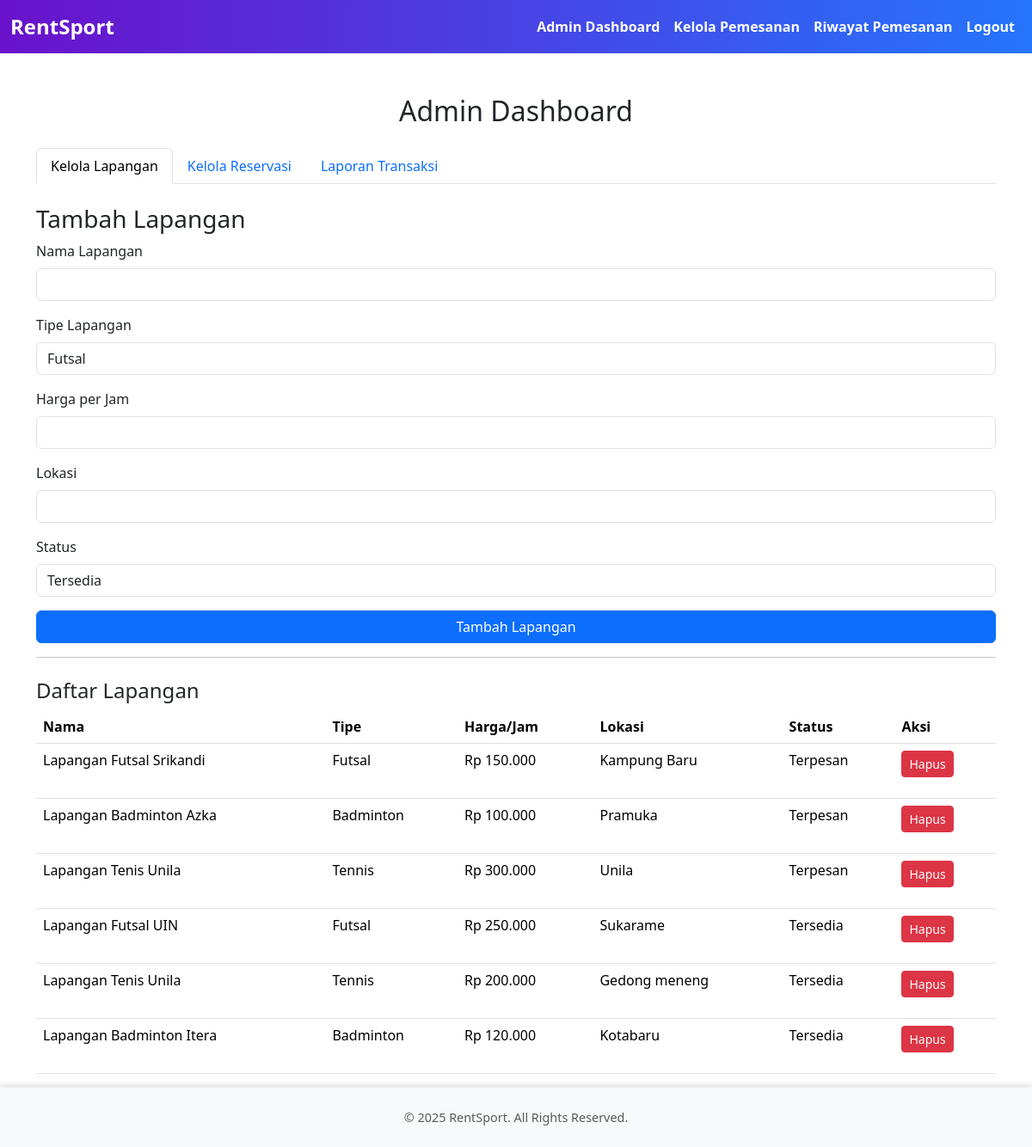
Screenshot of /views/admin_dashboard.php (signed in) with the database file from the repository.
### tables this page shows
CREATE TABLE `fields` (
  `id` int NOT NULL AUTO_INCREMENT,
  `nama` varchar(100) NOT NULL,
  `tipe` enum('futsal','badminton','tennis') NOT NULL,
  `harga_per_jam` decimal(10,2) NOT NULL,
  `lokasi` varchar(100) DEFAULT NULL,
  `status` enum('tersedia','terpesan') DEFAULT 'tersedia',
  `created_at` timestamp NULL DEFAULT CURRENT_TIMESTAMP,
  PRIMARY KEY (`id`)
);

### views/admin_dashboard.php (the view, shortened to what this page needs)
<?php
require_once '../config/db.php';
$query = "SELECT * FROM fields";
$stmt = $pdo->prepare($query);
$stmt->execute();
$fields = $stmt->fetchAll();
require_once 'includes/header.php';
?>
<!DOCTYPE html>
<html lang="id">
<head>
    <link href="https://cdn.jsdelivr.net/npm/bootstrap@5.3.3/dist/css/bootstrap.min.css" rel="stylesheet">
</head>
<body>
<div class="container mt-5">
    <h2 class="text-center">Admin Dashboard</h2>
    <ul class="nav nav-tabs mt-4" id="adminTab" role="tablist">
        <li class="nav-item">
            <a class="nav-link active" id="manageFieldsTab" data-bs-toggle="tab" href="#manageFields" role="tab">Kelola Lapangan</a>
        </li>
        <li class="nav-item">
            <a class="nav-link" id="manageReservationsTab" data-bs-toggle="tab" href="#manageReservations" role="tab">Kelola Reservasi</a>
        </li>
        <li class="nav-item">
            <a class="nav-link" id="viewTransactionsTab" data-bs-toggle="tab" href="#viewTransactions" role="tab">Laporan Transaksi</a>
        </li>
    </ul>
    <div class="tab-content" id="adminTabContent">
        <div class="tab-pane fade show active" id="manageFields" role="tabpanel">
            <h3 class="mt-4">Tambah Lapangan</h3>
            <form method="POST" action="admin_dashboard.php">
                <div class="mb-3">
                    <label for="nama" class="form-label">Nama Lapangan</label>
                    <input type="text" class="form-control" id="nama" name="nama" required>
                </div>
                <div class="mb-3">
                    <label for="tipe" class="form-label">Tipe Lapangan</label>
                    <select class="form-control" id="tipe" name="tipe" required>
                        <option value="futsal">Futsal</option>
                    </select>
                </div>
                <div class="mb-3">
                    <label for="harga_per_jam" class="form-label">Harga per Jam</label>
                    <input type="number" class="form-control" id="harga_per_jam" name="harga_per_jam" required>
                </div>
                <div class="mb-3">
                    <label for="lokasi" class="form-label">Lokasi</label>
                    <input type="text" class="form-control" id="lokasi" name="lokasi" required>
                </div>
                <div class="mb-3">
                    <label for="status" class="form-label">Status</label>
                    <select class="form-control" id="status" name="status" required>
                        <option value="tersedia">Tersedia</option>
                    </select>
                </div>
                <button type="submit" class="btn btn-primary w-100" name="add_field">Tambah Lapangan</button>
            </form>
            <hr>
            <h4 class="mt-4">Daftar Lapangan</h4>
            <table class="table">
                <thead>
                    <tr>
                        <th>Nama</th>
                        <th>Tipe</th>
                        <th>Harga/Jam</th>
                        <th>Lokasi</th>
                        <th>Status</th>
                        <th>Aksi</th>
                    </tr>
                </thead>
                <tbody>
                    <?php foreach ($fields as $field): ?>
                        <tr>
                            <td><?= htmlspecialchars($field['nama']) ?></td>
                            <td><?= ucfirst($field['tipe']) ?></td>
                            <td>Rp <?= number_format($field['harga_per_jam'], 0, ',', '.') ?></td>
                            <td><?= htmlspecialchars($field['lokasi']) ?></td>
                            <td><?= ucfirst($field['status']) ?></td>
                            <td>
                                <form method="POST" action="admin_dashboard.php" onsubmit="return confirm('Yakin ingin menghapus lapangan ini?');">
                                    <button type="submit" name="delete_field" class="btn btn-sm btn-danger">Hapus</button>
                                </form>
                            </td>
                        </tr>
                    <?php endforeach; ?>
                </tbody>
            </table>
        </div>
    </div>
</div>
<?php require_once 'includes/footer.php'; ?>
</body>
</html>

### assets/css/hf.css (style rules this page uses)
body { display: flex; flex-direction: column; margin: 0; padding: 0; min-height: 100vh; font-family: 'Segoe UI', Tahoma, Geneva, Verdana, sans-serif; }

### rows the page displays
fields: nama "Lapangan Futsal Srikandi", tipe "Futsal", harga_per_jam "150.000", lokasi "Kampung Baru", status "Terpesan"
fields: nama "Lapangan Badminton Azka", tipe "Badminton", harga_per_jam "100.000", lokasi "Pramuka", status "Terpesan"
fields: nama "Lapangan Tenis Unila", tipe "Tennis", harga_per_jam "300.000", lokasi "Unila", status "Terpesan"
fields: nama "Lapangan Futsal UIN", tipe "Futsal", harga_per_jam "250.000", lokasi "Sukarame", status "Tersedia"
fields: nama "Lapangan Tenis Unila", tipe "Tennis", harga_per_jam "200.000", lokasi "Gedong meneng", status "Tersedia"
fields: nama "Lapangan Badminton Itera", tipe "Badminton", harga_per_jam "120.000", lokasi "Kotabaru", status "Tersedia"
